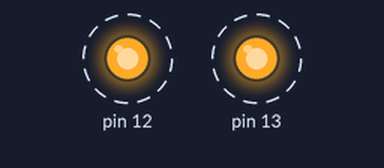
Recording of a sketch running on a simulated Arduino Uno, built with avr-gcc and run on an emulated ATmega328P. Shown: output pins drawn as LEDs (lit = HIGH). Dashed ring = blinking.

Above: at 0.5 s.
Timing chart, 0 to 4.6 s (numbered marks = the images above):
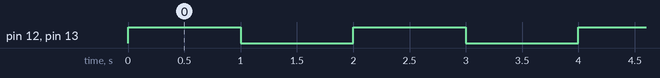

The sketch:

BlinkVetor.ino
```cpp
// vetores

//int led1;
//int led2;

int led[2];//DEFINIR QUANTOS LEDS TERA O CONJUNTO

void setup()
{
  //led1=13;
  //led2=12;
  led[0] = 13;//DEFINO QUAL LED VOU REFERENCIAR
  led[1] = 12;

  //pinMode(led1, OUTPUT);
  //pinMode(led2, OUTPUT);
  pinMode(led[0], OUTPUT);//DEFINO COMO O LED VAI SE COMPORTAR
  pinMode(led[1], OUTPUT);
}

void loop()
{
  //digitalWrite(led1, HIGH);

  digitalWrite(led[0], HIGH);//REALIZO AÇÃO DO LED
  digitalWrite(led[1], HIGH);
  delay(1000);
  digitalWrite(led[0], LOW);
  digitalWrite(led[1], LOW);
  delay(1000);
}
```

Measured:
- by itself, pin 12, pin 13: alternates HIGH for 1.0 s and LOW for 1.0 s
